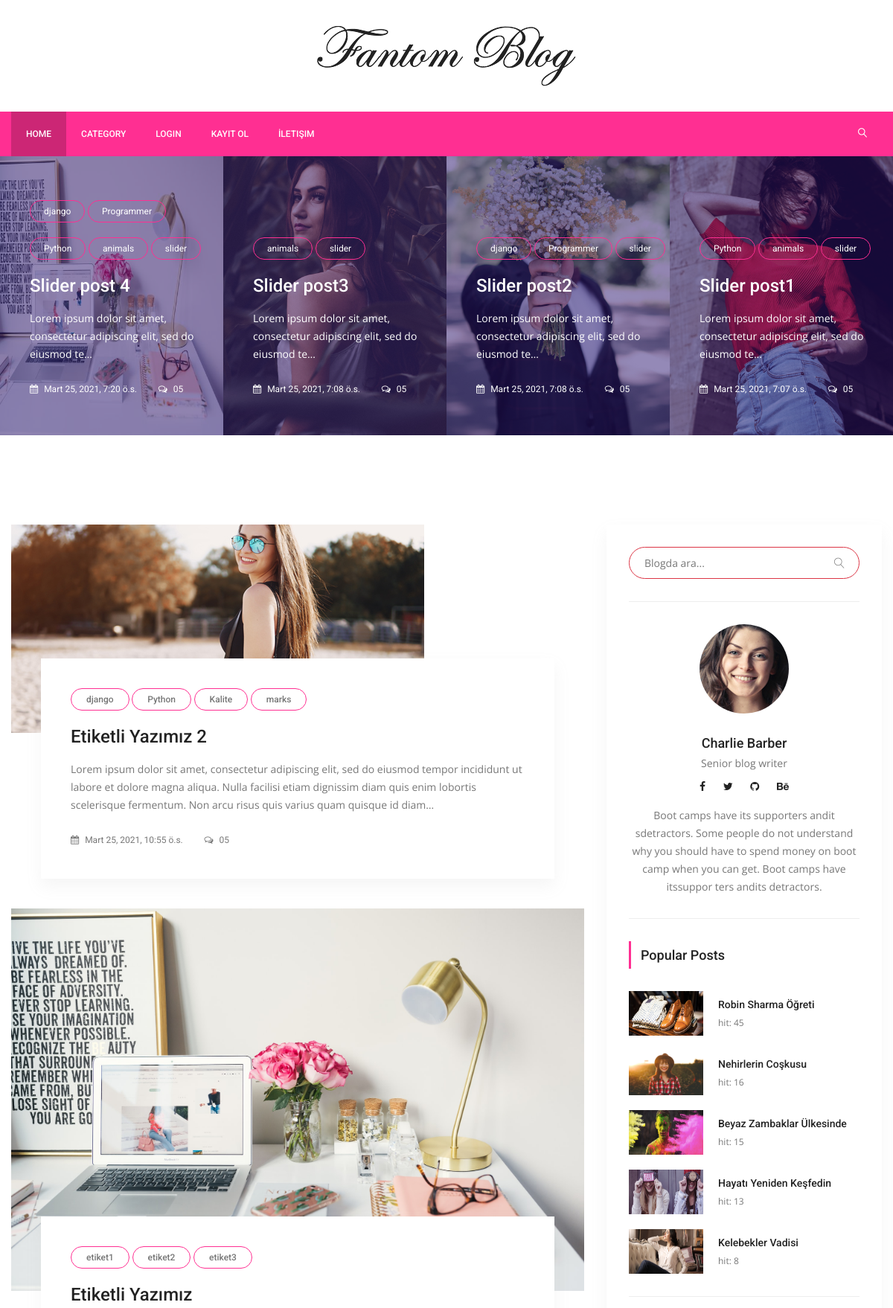
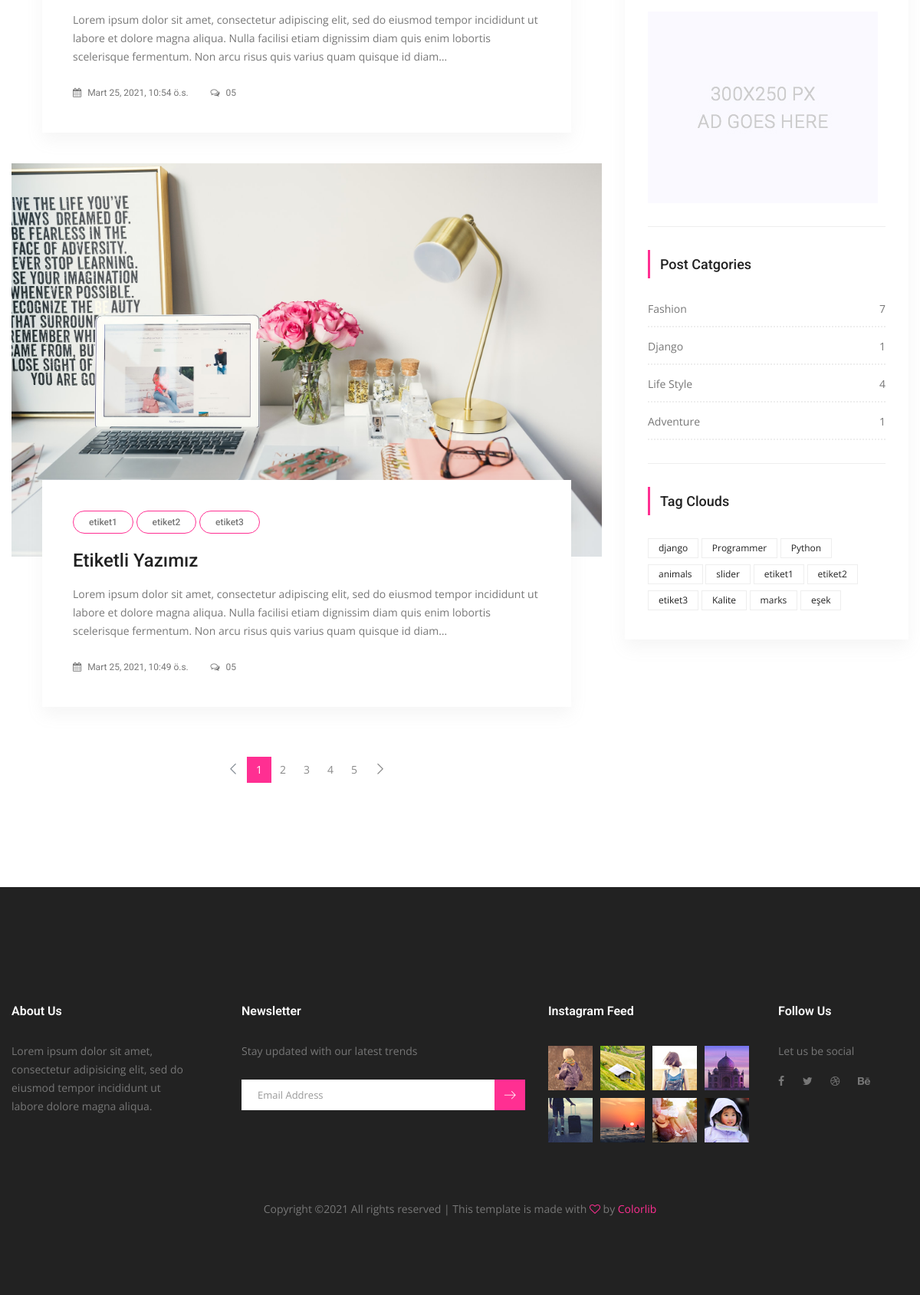
The page / on the database its author committed (2 pictures, top to bottom).
### posts/models.py (models this page shows, shortened)
class Post(models.Model):
    title = models.CharField(max_length=150)
    content = models.TextField()
    publishing_date = models.DateTimeField(auto_now_add=True)
    image = models.ImageField(null=True,blank=True, upload_to='resimler/',default="resimler/sean-o-KMn4VEeEPR8-unsplash.jpg")
    user = models.ForeignKey(settings.AUTH_USER_MODEL, on_delete=models.CASCADE, default=1)#ForeignKey -> 1'e çok yani, 1 kullanıcı bir sürü yazı ekleyebilir ilişkisi
    slug = models.SlugField(default="slug", editable=False)
    category = models.ForeignKey(Category,on_delete=models.CASCADE, default=1, related_name="posts")#1 Category'nin ->BİR SÜRÜ POSTU OLABİLİR , category -> one, Post Many
    tag = models.ManyToManyField(Tag,related_name="posts", blank=True)
    slider_post = models.BooleanField(default=False)
    hit=models.PositiveIntegerField(default=0)
    class Meta:
        ordering = ['-id']

class Tag(models.Model):
    title = models.CharField(max_length = 50)
    slug = models.SlugField(editable = False )
    def __str__(self):
        return self.title

class Category(models.Model):
    title = models.CharField(max_length=250)
    slug = models.SlugField(editable=False)
    def post_count(self):
        return self.posts.all().count() #posts -> related_name="posts" dan geliyor..

### posts/views.py (the view)
# urls.py: path('', IndexView.as_view(), name='index'),
class IndexView(ListView):
    template_name = 'posts/index.html' #templates->posts->index.html
    model = Post
    context_object_name = 'posts'  #key ->value gibi düşünebilirsin.
    paginate_by = 3
    def get_context_data(self, *, object_list=None, **kwargs):
        context = super(IndexView,self).get_context_data(**kwargs)
        context['slider_posts'] = Post.objects.all().filter(slider_post=True)
        return context

### posts/templatetags/custom_tags.py (called while the page is built)
@register.simple_tag(name="categories")
def all_categories():
    return Category.objects.all()

@register.simple_tag(name="tags")
def all_tags():
    return Tag.objects.all()

@register.simple_tag(name="hit_posts")
def hit_posts():
    return Post.objects.order_by('-hit')[:5] # 5 tane post gösterir.

### templates/posts/index.html (shortened to what this page needs)
{% extends 'base.html' %}
{% load static %}
{% block content %}
        <section class="post_slider_area">
			<div class="post_slider_inner owl-carousel">
				{% for post in slider_posts %}
                <div class="item">
					<div class="post_s_item">
						<div class="post_img">
							<img src="{{ post.image.url }}" alt="">
						</div>
						<div class="post_text">
                            {% for tag in post.tag.all %}
							<a class="cat" href="{% url 'tag_detail' tag.slug %}">{{ tag.title }}</a>
                                {% endfor %}
							<a href="{% url 'detail' pk=post.id slug=post.slug %}"><h4>{{ post.title }}</h4></a>
							<p>{{ post.content | safe| truncatechars_html:75 }}</p>
							<div class="date">
								<a href="#"><i class="fa fa-calendar" aria-hidden="true"></i> {{ post.publishing_date }}</a>
								<a href="#"><i class="fa fa-comments-o" aria-hidden="true"></i> 05</a>
							</div>
						</div>
					</div>
				</div>
                {% endfor %}
			</div>
        </section>
        <section class="blog_area p_120">
            <div class="container">
                <div class="row">
                    <div class="col-lg-8">
                        <div class="blog_left_sidebar">
                            {% for post in posts %}
                            <article class="blog_style1">
                            	<div class="blog_img">
                            		<img class="img-fluid" src="{{ post.image.url }}" alt="">
                            	</div>
                            	<div class="blog_text">
									<div class="blog_text_inner">
                                        {% for tag in post.tag.all %}
										<a class="cat" href="{% url 'tag_detail' tag.slug %}">{{ tag.title }}</a>
                                        {% endfor %}
										<a href="{% url 'detail' pk=post.id slug=post.slug %}"><h4>{{ post.title }}</h4></a>
										<p>{{ post.content | safe | truncatechars_html:250 }}</p>
										<div class="date">
											<a href="#"><i class="fa fa-calendar" aria-hidden="true"></i> {{ post.publishing_date }}</a>
											<a href="#"><i class="fa fa-comments-o" aria-hidden="true"></i> 05</a>
										</div>
									</div>
                            	</div>
                            </article>
                            {% endfor %}
                        {% if is_paginated %}
                        <nav class="blog-pagination justify-content-center d-flex">
                            <ul class="pagination">
                                {% if page_obj.has_previous %}
                                <li class="page-item">
                                    <a href="?page={{ page_obj.previous_page_number }}" class="page-link" aria-label="Previous">
                                        <span aria-hidden="true">
                                            <span class="lnr lnr-chevron-left"></span>
                                        </span>
                                    </a>
                                </li>
                                    {% else %}
                                   <li class="page-item disabled">
                                        <a href="#" class="page-link" aria-label="Previous">
                                            <span aria-hidden="true">
                                                <span class="lnr lnr-chevron-left"></span>
                                            </span>
                                        </a>
                                    </li>
                                    {% endif %}
                                  {% for i in paginator.page_range %}
                                {% if page_obj.number == i %}
                                <li class="page-item active"><a href="#" class="page-link">{{ i }}</a></li>
                                {% else %}
                                <li class="page-item"><a href="?page={{ i }}" class="page-link">{{ i }}</a></li>
                               {% endif %}
                               {% endfor %}
                                {% if page_obj.has_next %}
                                <li class="page-item">
                                    <a href="?page={{ page_obj.next_page_number }}" class="page-link" aria-label="Next">
                                        <span aria-hidden="true">
                                            <span class="lnr lnr-chevron-right"></span>
                                        </span>
                                    </a>
                                </li>
                                {% endif %}
                            </ul>
                       </nav>
                        {% endif %}
                        </div>
                    </div>
                {% include 'right_side.html' %}
                </div>
            </div>
        </section>
{% endblock %}

### templates/right_side.html
{% load static %}
{% load custom_tags %}
  <div class="col-lg-4">
            <div class="blog_right_sidebar">
                <aside class="single_sidebar_widget search_widget">
                    <form action="{% url 'search' %}" method="get">
                    <div class="input-group ">
                            <input type="text" class="form-control border-danger" placeholder="Blogda ara..." name="q">
                            <span class="input-group-btn">
                                <button class="btn btn-default" type="button"><i class="lnr lnr-magnifier"></i></button>
                            </span>
                    </div> </form>
                    <div class="br"></div>
                </aside>
                <aside class="single_sidebar_widget author_widget">
                    <img class="author_img rounded-circle" src="{% static "img/blog/author.png" %}" alt="">
                    <h4>Charlie Barber</h4>
                    <p>Senior blog writer</p>
                    <div class="social_icon">
                        <a href="#"><i class="fa fa-facebook"></i></a>
                        <a href="#"><i class="fa fa-twitter"></i></a>
                        <a href="#"><i class="fa fa-github"></i></a>
                        <a href="#"><i class="fa fa-behance"></i></a>
                    </div>
                    <p>Boot camps have its supporters andit sdetractors. Some people do not understand why you should have to spend money on boot camp when you can get. Boot camps have itssuppor ters andits detractors.</p>
                    <div class="br"></div>
                </aside>
                <aside class="single_sidebar_widget popular_post_widget">
                    <h3 class="widget_title">Popular Posts</h3>
                    {% hit_posts as posts %}
                    {% for post in posts %}
                        <div class="media post_item">
                        <img src="{{ post.image.url }}" alt="post" style="width:100px;height:60px;">
                        <div class="media-body">
                            <a href="{% url 'detail'  post.id post.slug %}"><h3>{{ post.title }}</h3></a>
                            <p>hit: {{ post.hit }}</p>
                        </div>
                    </div>
                    {% endfor %}
                    <div class="br"></div>
                </aside>
                <aside class="single_sidebar_widget">
                    <a href="#"><img class="img-fluid" src="{% static "img/blog/add.jpg" %}" alt=""></a>
                    <div class="br"></div>
                </aside>
                <aside class="single_sidebar_widget post_category_widget">
                    <h4 class="widget_title">Post Catgories</h4>
                    <ul class="list cat-list">
                       {% categories as categories %}
                        {% for category in categories %}
                        <li>
                            <a href="{% url 'category_detail' pk=category.id slug=category.slug %}" class="d-flex justify-content-between">
                                <p>{{ category.title }}</p>
                                <p>{{ category.post_count }}</p>
                            </a>
                        </li>
                        {% endfor %}
                    </ul>
                    <div class="br"></div>
                </aside>
                <aside class="single-sidebar-widget tag_cloud_widget">
                    <h4 class="widget_title">Tag Clouds</h4>
                    <ul class="list">
                        {% tags as etiketler %}
                        {% for etiket in etiketler %}
                        <li><a href="{% url 'tag_detail' etiket.slug %}">{{ etiket }}</a></li>
                        {% endfor %}
                    </ul>
                </aside>
            </div>
        </div>

### rows shown on the page
Post: image (picture), title "Slider post 4", content "Lorem ipsum dolor sit amet, consectetur adipiscing elit, sed do eiusmod te…", publishing_date "Mart 25, 2021, 7:20 ö.s."
Tag: title "django"
Tag: title "Programmer"
Tag: title "Python"
Tag: title "animals"
Tag: title "slider"
Post: image (picture), title "Slider post3", content "Lorem ipsum dolor sit amet, consectetur adipiscing elit, sed do eiusmod te…", publishing_date "Mart 25, 2021, 7:08 ö.s."
Post: image (picture), title "Slider post2", content "Lorem ipsum dolor sit amet, consectetur adipiscing elit, sed do eiusmod te…", publishing_date "Mart 25, 2021, 7:08 ö.s."
Post: image (picture), title "Slider post1", content "Lorem ipsum dolor sit amet, consectetur adipiscing elit, sed do eiusmod te…", publishing_date "Mart 25, 2021, 7:07 ö.s."
Post: image (picture), title "Etiketli Yazımız 2", content "Lorem ipsum dolor sit amet, consectetur adipiscing elit, sed do eiusmod tempor incididunt ut labore et dolore magna aliqua. Nulla facilisi etiam dignissim diam quis enim lobortis scelerisque fermentum. Non arcu risus quis varius quam quisque id diam…", publishing_date "Mart 25, 2021, 10:55 ö.s."
Tag: title "Kalite"
Tag: title "marks"
Post: image (picture), title "Etiketli Yazımız", content "Lorem ipsum dolor sit amet, consectetur adipiscing elit, sed do eiusmod tempor incididunt ut labore et dolore magna aliqua. Nulla facilisi etiam dignissim diam quis enim lobortis scelerisque fermentum. Non arcu risus quis varius quam quisque id diam…", publishing_date "Mart 25, 2021, 10:54 ö.s."
Tag: title "etiket1"
Tag: title "etiket2"
Tag: title "etiket3"
Post: image (picture), title "Etiketli Yazımız", content "Lorem ipsum dolor sit amet, consectetur adipiscing elit, sed do eiusmod tempor incididunt ut labore et dolore magna aliqua. Nulla facilisi etiam dignissim diam quis enim lobortis scelerisque fermentum. Non arcu risus quis varius quam quisque id diam…", publishing_date "Mart 25, 2021, 10:49 ö.s."
Post: image (picture), title "Robin Sharma Öğreti", hit "45"
Post: image (picture), title "Nehirlerin Coşkusu", hit "16"
Post: image (picture), title "Beyaz Zambaklar Ülkesinde", hit "15"
Post: image (picture), title "Hayatı Yeniden Keşfedin", hit "13"
Post: image (picture), title "Kelebekler Vadisi", hit "8"
Category: title "Fashion", post_count "7"
Category: title "Django", post_count "1"
Category: title "Life Style", post_count "4"
Category: title "Adventure", post_count "1"
Tag: title "eşek"

### other values the page prints
{{ i }} "1"
{{ i }} "2" "3" "4" "5"
